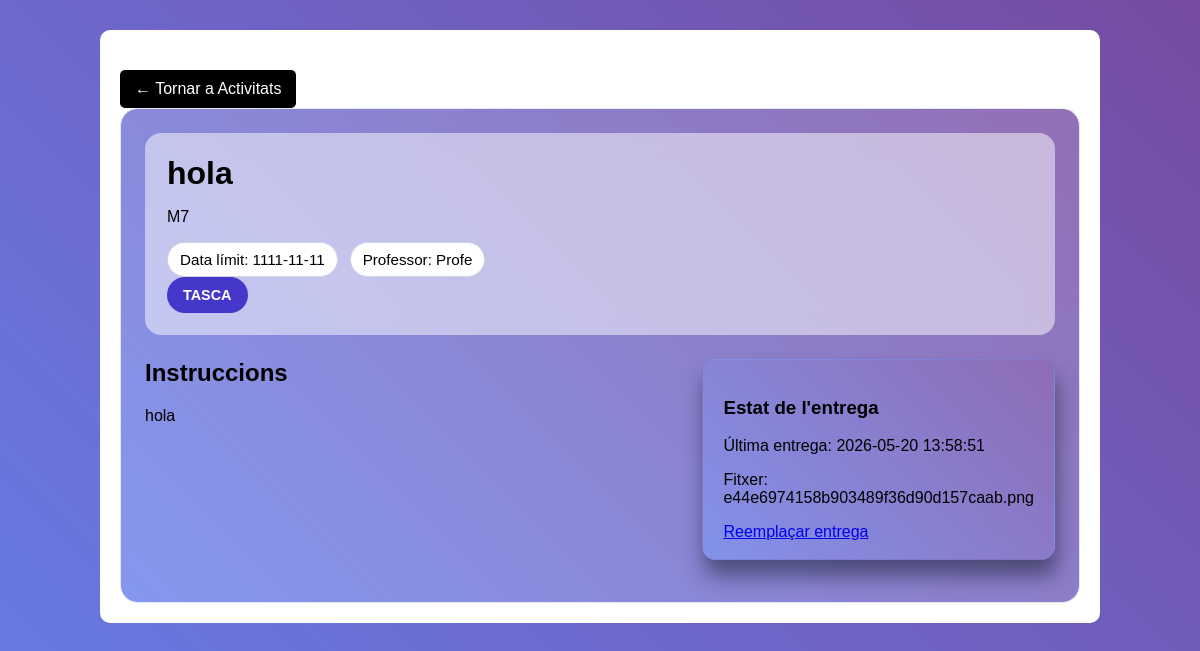
/actividad.php?id=8 (signed in), run on the app's committed database.
### tables this page shows
CREATE TABLE `deberes` (
  `id` int(11) NOT NULL,
  `titulo` varchar(255) DEFAULT NULL,
  `descripcion` text DEFAULT NULL,
  `fecha_limite` date DEFAULT NULL,
  `creada_por` int(11) DEFAULT NULL,
  `clase_id` int(11) NOT NULL
);

CREATE TABLE `clases` (
  `id` int(11) NOT NULL,
  `nombre` varchar(100) NOT NULL,
  `descripcion` text DEFAULT NULL,
  `profesor_id` int(11) DEFAULT NULL,
  `codigo` varchar(10) DEFAULT NULL
);

CREATE TABLE `usuarios` (
  `id` int(11) NOT NULL,
  `nombre` varchar(100) NOT NULL,
  `correo` varchar(100) NOT NULL,
  `contraseña` varchar(255) NOT NULL,
  `rol` enum('alumno','profesor') NOT NULL,
  `foto_perfil` varchar(255) DEFAULT NULL,
  `cookies` varchar(30) DEFAULT NULL,
  `horaCookies` datetime DEFAULT NULL
);

CREATE TABLE `entregas` (
  `id` int(11) NOT NULL,
  `id_deberes` int(11) DEFAULT NULL,
  `id_alumno` int(11) DEFAULT NULL,
  `archivo` varchar(255) DEFAULT NULL,
  `fecha_entrega` datetime DEFAULT NULL,
  `archivo_nombre` varchar(255) DEFAULT NULL,
  `archivo_contenido` longblob DEFAULT NULL,
  `archivo_tipo` varchar(100) DEFAULT NULL,
  `nota` decimal(5,2) DEFAULT NULL
);

### actividad.php (the view, shortened to what this page needs)
<?php
include 'php/conexion.php';
$deber_id = $_GET['id'] ?? '';
$sql = "SELECT d.*, c.nombre AS clase_nombre, u.nombre AS profesor_nombre
        FROM deberes d
        JOIN clases c ON d.clase_id = c.id
        JOIN usuarios u ON d.creada_por = u.id
        WHERE d.id = '$deber_id'";
$res = $conn->query($sql);
$deber = $res->fetch_assoc();
$clase_id = $deber['clase_id'];
$entrega_usuario = null;
if($_SESSION['rol'] !== 'profesor'){
    $sql_entrega = "SELECT * FROM entregas WHERE id_deberes='$deber_id' AND id_alumno='".$_SESSION['id']."' ORDER BY fecha_entrega DESC LIMIT 1";
    $res_entrega = $conn->query($sql_entrega);
    if($res_entrega && $res_entrega->num_rows > 0){
        $entrega_usuario = $res_entrega->fetch_assoc();
    }
}
$sql_entregas = "SELECT COUNT(*) AS total FROM entregas WHERE id_deberes='$deber_id'";
$res_count = $conn->query($sql_entregas);
$entregas_count = 0;
if($res_count && $res_count->num_rows > 0){
    $entregas_count = $res_count->fetch_assoc()['total'];
}
$basePath = rtrim(dirname($_SERVER['SCRIPT_NAME']), '/\\');
?>
<!DOCTYPE html>
<html lang="ca">
<head>
    <link rel="stylesheet" href="<?php echo $basePath; ?>/clases.css">
    <link rel="stylesheet" href="actividad.css">
</head>
<body>
<div class="container">
    <a class="volver" href="<?php echo $basePath; ?>/clases.php?id=<?php echo $clase_id; ?>&tab=actividades">← Tornar a Activitats</a>
    <div class="actividad-detalle">
        <div class="actividad-header">
            <div>
                <h1><?php echo htmlspecialchars($deber['titulo']); ?></h1>
                <p><?php echo htmlspecialchars($deber['clase_nombre']); ?></p>
                <div class="actividad-meta">
                    <span class="meta-item">Data límit: <?php echo htmlspecialchars($deber['fecha_limite']); ?></span>
                    <span class="meta-item">Professor: <?php echo htmlspecialchars($deber['profesor_nombre']); ?></span>
                </div>
            </div>
            <div class="actividad-badge">Tasca</div>
        </div>
        <div class="actividad-main">
            <section class="actividad-contenido">
                <h2>Instruccions</h2>
                <p><?php echo nl2br(htmlspecialchars($deber['descripcion'])); ?></p>
            </section>
            <aside class="actividad-aside">
                <div class="actividad-card">
                    <h3>Estat de l'entrega</h3>
                    <?php if($_SESSION['rol'] === 'profesor'): ?>
                        <p>Total d'entregues: <?php echo $entregas_count; ?></p>
                        <a class="boton-verde" href="<?php echo $basePath; ?>/clases.php?id=<?php echo $clase_id; ?>&tab=entregas">Veure entregues</a>
                        <div style="margin-top:12px;">
                            <button id="btnEliminarClase" style="background:#c0392b; color:#fff; border:none; padding:8px 10px; border-radius:4px; cursor:pointer;">Eliminar classe</button>
                        </div>
                    <?php else: ?>
                        <?php if($entrega_usuario): ?>
                            <p>Última entrega: <?php echo htmlspecialchars($entrega_usuario['fecha_entrega']); ?></p>
                            <p>Fitxer: <?php echo htmlspecialchars($entrega_usuario['archivo_nombre']); ?></p>
                            <a class="boton-verde" href="<?php echo $basePath; ?>/entregar.php?id=<?php echo $deber_id; ?>&clase_id=<?php echo $clase_id; ?>">Reemplaçar entrega</a>
                        <?php else: ?>
                            <p>Encara no has entregat res.</p>
                            <a class="boton-verde" href="<?php echo $basePath; ?>/entregar.php?id=<?php echo $deber_id; ?>&clase_id=<?php echo $clase_id; ?>">Entregar tasca</a>
                        <?php endif; ?>
                    <?php endif; ?>
                </div>
            </aside>
        </div>
    </div>
</div>
</body>
</html>

### clases.css (style rules this page uses)
body { font-family: Arial, sans-serif; background: linear-gradient(45deg, rgb(102, 126, 234), rgb(118, 75, 162)); min-height: 100vh; }
.container { background-color: white; width: 80%; margin: 30px auto; padding: 20px; border-radius: 10px; }
.actividad-card { background: linear-gradient(45deg, rgb(102, 126, 234, 0.7), rgb(118, 75, 162, 0.7)); border: 1px solid rgba(102, 126, 234, 0.1); border-radius: 14px; padding: 18px 20px; margin-bottom: 18px; box-shadow: 2px 16px 20px rgba(15, 23, 42, 0.5); backdrop-filter: blur(60px); }
.actividad-detalle { background: linear-gradient(45deg, rgba(102, 126, 234, 0.8), rgba(118, 75, 162, 0.8)); border: 1px solid #e2e8f0; border-radius: 18px; padding: 24px; }
.actividad-header { background: rgba(255, 255, 255, 0.5); border-radius: 16px; padding: 22px; margin-bottom: 24px; backdrop-filter: blur(10px); }
.actividad-header h1 { margin: 0 0 10px; font-size: 2rem; }
.actividad-meta { display: flex; flex-wrap: wrap; gap: 12px; margin-top: 10px; }
.actividad-meta .meta-item { background: #ffffff; border: 1px solid #cbd5e1; border-radius: 9999px; padding: 8px 12px; font-size: 0.95rem; }
.actividad-main { display: grid; grid-template-columns: 1.8fr 1fr; gap: 24px; }
.actividad-badge { display: inline-block; padding: 10px 16px; background-color: #4338ca; color: white; border-radius: 9999px; font-size: 0.9rem; font-weight: 600; text-transform: uppercase; }
.actividad-contenido h2 { margin-top: 0; }
.actividad-aside { display: grid; gap: 16px; }
.volver { display: inline-block; margin-top: 20px; padding: 10px 15px; background-color: black; color: white; text-decoration: none; border-radius: 5px; }
body { margin: 0; font-family: Arial; }

### actividad.css (style rules this page uses)
.actividad-card { background-color: rgba(255, 255, 255, 0.5); }

### data on the page
deberes: titulo "hola", clase.nombre "M7", fecha_limite "1111-11-11", usuarios.nombre "Profe", descripcion "hola"
entregas: fecha_entrega "2026-05-20 13:58:51", archivo_nombre "e44e6974158b903489f36d90d157caab.png"
